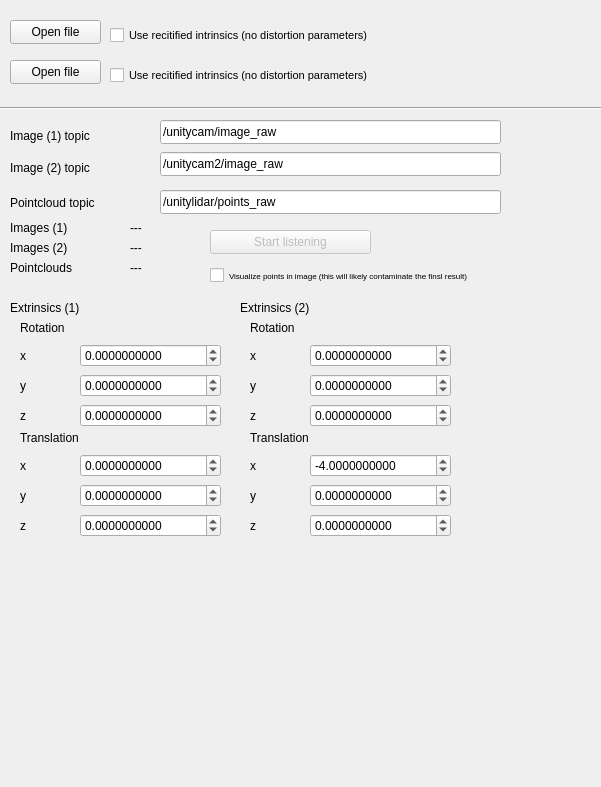
<?xml version="1.0" encoding="UTF-8"?>
<ui version="4.0">
 <class>MainWindow</class>
 <widget class="QMainWindow" name="MainWindow">
  <property name="geometry">
   <rect>
    <x>0</x>
    <y>0</y>
    <width>601</width>
    <height>787</height>
   </rect>
  </property>
  <property name="windowTitle">
   <string>MainWindow</string>
  </property>
  <widget class="QWidget" name="centralwidget">
   <widget class="QPushButton" name="pushButtonOpenFile">
    <property name="geometry">
     <rect>
      <x>10</x>
      <y>20</y>
      <width>91</width>
      <height>24</height>
     </rect>
    </property>
    <property name="text">
     <string>Open file</string>
    </property>
   </widget>
   <widget class="QCheckBox" name="checkBoxRect">
    <property name="geometry">
     <rect>
      <x>110</x>
      <y>20</y>
      <width>341</width>
      <height>31</height>
     </rect>
    </property>
    <property name="font">
     <font>
      <pointsize>8</pointsize>
     </font>
    </property>
    <property name="text">
     <string>Use recitified intrinsics (no distortion parameters)</string>
    </property>
   </widget>
   <widget class="Line" name="line">
    <property name="geometry">
     <rect>
      <x>-60</x>
      <y>100</y>
      <width>901</width>
      <height>16</height>
     </rect>
    </property>
    <property name="orientation">
     <enum>Qt::Horizontal</enum>
    </property>
   </widget>
   <widget class="QPushButton" name="pushButtonStart">
    <property name="enabled">
     <bool>false</bool>
    </property>
    <property name="geometry">
     <rect>
      <x>210</x>
      <y>230</y>
      <width>161</width>
      <height>24</height>
     </rect>
    </property>
    <property name="text">
     <string>Start listening</string>
    </property>
   </widget>
   <widget class="QLineEdit" name="lineEditTopicImage">
    <property name="geometry">
     <rect>
      <x>160</x>
      <y>120</y>
      <width>341</width>
      <height>24</height>
     </rect>
    </property>
    <property name="text">
     <string>/unitycam/image_raw</string>
    </property>
   </widget>
   <widget class="QLineEdit" name="lineEditTopicPointcloud">
    <property name="geometry">
     <rect>
      <x>160</x>
      <y>190</y>
      <width>341</width>
      <height>24</height>
     </rect>
    </property>
    <property name="text">
     <string>/unitylidar/points_raw</string>
    </property>
   </widget>
   <widget class="QLabel" name="label_7">
    <property name="geometry">
     <rect>
      <x>10</x>
      <y>128</y>
      <width>141</width>
      <height>16</height>
     </rect>
    </property>
    <property name="text">
     <string>Image (1) topic</string>
    </property>
   </widget>
   <widget class="QLabel" name="label_8">
    <property name="geometry">
     <rect>
      <x>10</x>
      <y>195</y>
      <width>141</width>
      <height>16</height>
     </rect>
    </property>
    <property name="text">
     <string>Pointcloud topic</string>
    </property>
   </widget>
   <widget class="QLabel" name="labelCount">
    <property name="geometry">
     <rect>
      <x>130</x>
      <y>220</y>
      <width>75</width>
      <height>16</height>
     </rect>
    </property>
    <property name="text">
     <string>---</string>
    </property>
   </widget>
   <widget class="QLabel" name="labelCountI">
    <property name="geometry">
     <rect>
      <x>130</x>
      <y>260</y>
      <width>75</width>
      <height>16</height>
     </rect>
    </property>
    <property name="text">
     <string>---</string>
    </property>
   </widget>
   <widget class="QLabel" name="label_9">
    <property name="geometry">
     <rect>
      <x>10</x>
      <y>220</y>
      <width>81</width>
      <height>16</height>
     </rect>
    </property>
    <property name="text">
     <string>Images (1)</string>
    </property>
   </widget>
   <widget class="QLabel" name="label_10">
    <property name="geometry">
     <rect>
      <x>10</x>
      <y>260</y>
      <width>91</width>
      <height>16</height>
     </rect>
    </property>
    <property name="text">
     <string>Pointclouds</string>
    </property>
   </widget>
   <widget class="QWidget" name="horizontalLayoutWidget">
    <property name="geometry">
     <rect>
      <x>20</x>
      <y>340</y>
      <width>201</width>
      <height>31</height>
     </rect>
    </property>
    <layout class="QHBoxLayout" name="horizontalLayout">
     <item>
      <widget class="QLabel" name="label_11">
       <property name="text">
        <string>x</string>
       </property>
      </widget>
     </item>
     <item>
      <widget class="QDoubleSpinBox" name="rx">
       <property name="decimals">
        <number>10</number>
       </property>
       <property name="minimum">
        <double>-100000.000000000000000</double>
       </property>
       <property name="maximum">
        <double>100000.000000000000000</double>
       </property>
      </widget>
     </item>
    </layout>
   </widget>
   <widget class="QWidget" name="horizontalLayoutWidget_2">
    <property name="geometry">
     <rect>
      <x>20</x>
      <y>400</y>
      <width>201</width>
      <height>31</height>
     </rect>
    </property>
    <layout class="QHBoxLayout" name="horizontalLayout_2">
     <item>
      <widget class="QLabel" name="label_12">
       <property name="text">
        <string>z</string>
       </property>
      </widget>
     </item>
     <item>
      <widget class="QDoubleSpinBox" name="rz">
       <property name="decimals">
        <number>10</number>
       </property>
       <property name="minimum">
        <double>-100000.000000000000000</double>
       </property>
       <property name="maximum">
        <double>100000.000000000000000</double>
       </property>
      </widget>
     </item>
    </layout>
   </widget>
   <widget class="QWidget" name="horizontalLayoutWidget_3">
    <property name="geometry">
     <rect>
      <x>20</x>
      <y>370</y>
      <width>201</width>
      <height>31</height>
     </rect>
    </property>
    <layout class="QHBoxLayout" name="horizontalLayout_3">
     <item>
      <widget class="QLabel" name="label_13">
       <property name="text">
        <string>y</string>
       </property>
      </widget>
     </item>
     <item>
      <widget class="QDoubleSpinBox" name="ry">
       <property name="decimals">
        <number>10</number>
       </property>
       <property name="minimum">
        <double>-100000.000000000000000</double>
       </property>
       <property name="maximum">
        <double>100000.000000000000000</double>
       </property>
      </widget>
     </item>
    </layout>
   </widget>
   <widget class="QLabel" name="label_14">
    <property name="geometry">
     <rect>
      <x>20</x>
      <y>320</y>
      <width>75</width>
      <height>16</height>
     </rect>
    </property>
    <property name="text">
     <string>Rotation</string>
    </property>
   </widget>
   <widget class="QLabel" name="label_15">
    <property name="geometry">
     <rect>
      <x>10</x>
      <y>300</y>
      <width>121</width>
      <height>16</height>
     </rect>
    </property>
    <property name="text">
     <string>Extrinsics (1)</string>
    </property>
   </widget>
   <widget class="QWidget" name="horizontalLayoutWidget_4">
    <property name="geometry">
     <rect>
      <x>20</x>
      <y>450</y>
      <width>201</width>
      <height>31</height>
     </rect>
    </property>
    <layout class="QHBoxLayout" name="horizontalLayout_7">
     <item>
      <widget class="QLabel" name="label_16">
       <property name="text">
        <string>x</string>
       </property>
      </widget>
     </item>
     <item>
      <widget class="QDoubleSpinBox" name="tx">
       <property name="decimals">
        <number>10</number>
       </property>
       <property name="minimum">
        <double>-100000.000000000000000</double>
       </property>
       <property name="maximum">
        <double>100000.000000000000000</double>
       </property>
      </widget>
     </item>
    </layout>
   </widget>
   <widget class="QLabel" name="label_17">
    <property name="geometry">
     <rect>
      <x>20</x>
      <y>430</y>
      <width>101</width>
      <height>16</height>
     </rect>
    </property>
    <property name="text">
     <string>Translation</string>
    </property>
   </widget>
   <widget class="QWidget" name="horizontalLayoutWidget_5">
    <property name="geometry">
     <rect>
      <x>20</x>
      <y>480</y>
      <width>201</width>
      <height>31</height>
     </rect>
    </property>
    <layout class="QHBoxLayout" name="horizontalLayout_8">
     <item>
      <widget class="QLabel" name="label_18">
       <property name="text">
        <string>y</string>
       </property>
      </widget>
     </item>
     <item>
      <widget class="QDoubleSpinBox" name="ty">
       <property name="decimals">
        <number>10</number>
       </property>
       <property name="minimum">
        <double>-100000.000000000000000</double>
       </property>
       <property name="maximum">
        <double>100000.000000000000000</double>
       </property>
      </widget>
     </item>
    </layout>
   </widget>
   <widget class="QWidget" name="horizontalLayoutWidget_6">
    <property name="geometry">
     <rect>
      <x>20</x>
      <y>510</y>
      <width>201</width>
      <height>31</height>
     </rect>
    </property>
    <layout class="QHBoxLayout" name="horizontalLayout_9">
     <item>
      <widget class="QLabel" name="label_19">
       <property name="text">
        <string>z</string>
       </property>
      </widget>
     </item>
     <item>
      <widget class="QDoubleSpinBox" name="tz">
       <property name="decimals">
        <number>10</number>
       </property>
       <property name="minimum">
        <double>-100000.000000000000000</double>
       </property>
       <property name="maximum">
        <double>100000.000000000000000</double>
       </property>
      </widget>
     </item>
    </layout>
   </widget>
   <widget class="QCheckBox" name="checkBoxRect_2">
    <property name="geometry">
     <rect>
      <x>110</x>
      <y>60</y>
      <width>341</width>
      <height>31</height>
     </rect>
    </property>
    <property name="font">
     <font>
      <pointsize>8</pointsize>
     </font>
    </property>
    <property name="text">
     <string>Use recitified intrinsics (no distortion parameters)</string>
    </property>
   </widget>
   <widget class="QPushButton" name="pushButtonOpenFile_2">
    <property name="geometry">
     <rect>
      <x>10</x>
      <y>60</y>
      <width>91</width>
      <height>24</height>
     </rect>
    </property>
    <property name="text">
     <string>Open file</string>
    </property>
   </widget>
   <widget class="QWidget" name="horizontalLayoutWidget_7">
    <property name="geometry">
     <rect>
      <x>250</x>
      <y>340</y>
      <width>201</width>
      <height>31</height>
     </rect>
    </property>
    <layout class="QHBoxLayout" name="horizontalLayout_4">
     <item>
      <widget class="QLabel" name="label_20">
       <property name="text">
        <string>x</string>
       </property>
      </widget>
     </item>
     <item>
      <widget class="QDoubleSpinBox" name="rx_2">
       <property name="decimals">
        <number>10</number>
       </property>
       <property name="minimum">
        <double>-100000.000000000000000</double>
       </property>
       <property name="maximum">
        <double>100000.000000000000000</double>
       </property>
      </widget>
     </item>
    </layout>
   </widget>
   <widget class="QLabel" name="label_21">
    <property name="geometry">
     <rect>
      <x>240</x>
      <y>300</y>
      <width>121</width>
      <height>16</height>
     </rect>
    </property>
    <property name="text">
     <string>Extrinsics (2)</string>
    </property>
   </widget>
   <widget class="QWidget" name="horizontalLayoutWidget_8">
    <property name="geometry">
     <rect>
      <x>250</x>
      <y>510</y>
      <width>201</width>
      <height>31</height>
     </rect>
    </property>
    <layout class="QHBoxLayout" name="horizontalLayout_10">
     <item>
      <widget class="QLabel" name="label_22">
       <property name="text">
        <string>z</string>
       </property>
      </widget>
     </item>
     <item>
      <widget class="QDoubleSpinBox" name="tz_2">
       <property name="decimals">
        <number>10</number>
       </property>
       <property name="minimum">
        <double>-100000.000000000000000</double>
       </property>
       <property name="maximum">
        <double>100000.000000000000000</double>
       </property>
      </widget>
     </item>
    </layout>
   </widget>
   <widget class="QLabel" name="label_23">
    <property name="geometry">
     <rect>
      <x>250</x>
      <y>320</y>
      <width>75</width>
      <height>16</height>
     </rect>
    </property>
    <property name="text">
     <string>Rotation</string>
    </property>
   </widget>
   <widget class="QWidget" name="horizontalLayoutWidget_9">
    <property name="geometry">
     <rect>
      <x>250</x>
      <y>480</y>
      <width>201</width>
      <height>31</height>
     </rect>
    </property>
    <layout class="QHBoxLayout" name="horizontalLayout_11">
     <item>
      <widget class="QLabel" name="label_24">
       <property name="text">
        <string>y</string>
       </property>
      </widget>
     </item>
     <item>
      <widget class="QDoubleSpinBox" name="ty_2">
       <property name="decimals">
        <number>10</number>
       </property>
       <property name="minimum">
        <double>-100000.000000000000000</double>
       </property>
       <property name="maximum">
        <double>100000.000000000000000</double>
       </property>
      </widget>
     </item>
    </layout>
   </widget>
   <widget class="QWidget" name="horizontalLayoutWidget_10">
    <property name="geometry">
     <rect>
      <x>250</x>
      <y>400</y>
      <width>201</width>
      <height>31</height>
     </rect>
    </property>
    <layout class="QHBoxLayout" name="horizontalLayout_5">
     <item>
      <widget class="QLabel" name="label_25">
       <property name="text">
        <string>z</string>
       </property>
      </widget>
     </item>
     <item>
      <widget class="QDoubleSpinBox" name="rz_2">
       <property name="decimals">
        <number>10</number>
       </property>
       <property name="minimum">
        <double>-100000.000000000000000</double>
       </property>
       <property name="maximum">
        <double>100000.000000000000000</double>
       </property>
      </widget>
     </item>
    </layout>
   </widget>
   <widget class="QWidget" name="horizontalLayoutWidget_11">
    <property name="geometry">
     <rect>
      <x>250</x>
      <y>370</y>
      <width>201</width>
      <height>31</height>
     </rect>
    </property>
    <layout class="QHBoxLayout" name="horizontalLayout_6">
     <item>
      <widget class="QLabel" name="label_26">
       <property name="text">
        <string>y</string>
       </property>
      </widget>
     </item>
     <item>
      <widget class="QDoubleSpinBox" name="ry_2">
       <property name="decimals">
        <number>10</number>
       </property>
       <property name="minimum">
        <double>-100000.000000000000000</double>
       </property>
       <property name="maximum">
        <double>100000.000000000000000</double>
       </property>
      </widget>
     </item>
    </layout>
   </widget>
   <widget class="QWidget" name="horizontalLayoutWidget_12">
    <property name="geometry">
     <rect>
      <x>250</x>
      <y>450</y>
      <width>201</width>
      <height>31</height>
     </rect>
    </property>
    <layout class="QHBoxLayout" name="horizontalLayout_12">
     <item>
      <widget class="QLabel" name="label_27">
       <property name="text">
        <string>x</string>
       </property>
      </widget>
     </item>
     <item>
      <widget class="QDoubleSpinBox" name="tx_2">
       <property name="decimals">
        <number>10</number>
       </property>
       <property name="minimum">
        <double>-100000.000000000000000</double>
       </property>
       <property name="maximum">
        <double>100000.000000000000000</double>
       </property>
       <property name="value">
        <double>-4.000000000000000</double>
       </property>
      </widget>
     </item>
    </layout>
   </widget>
   <widget class="QLabel" name="label_28">
    <property name="geometry">
     <rect>
      <x>250</x>
      <y>430</y>
      <width>101</width>
      <height>16</height>
     </rect>
    </property>
    <property name="text">
     <string>Translation</string>
    </property>
   </widget>
   <widget class="QLineEdit" name="lineEditTopicImage_2">
    <property name="geometry">
     <rect>
      <x>160</x>
      <y>152</y>
      <width>341</width>
      <height>24</height>
     </rect>
    </property>
    <property name="text">
     <string>/unitycam2/image_raw</string>
    </property>
   </widget>
   <widget class="QLabel" name="label_29">
    <property name="geometry">
     <rect>
      <x>10</x>
      <y>160</y>
      <width>141</width>
      <height>16</height>
     </rect>
    </property>
    <property name="text">
     <string>Image (2) topic</string>
    </property>
   </widget>
   <widget class="QLabel" name="labelCount_2">
    <property name="geometry">
     <rect>
      <x>130</x>
      <y>240</y>
      <width>75</width>
      <height>16</height>
     </rect>
    </property>
    <property name="text">
     <string>---</string>
    </property>
   </widget>
   <widget class="QLabel" name="label_30">
    <property name="geometry">
     <rect>
      <x>10</x>
      <y>240</y>
      <width>81</width>
      <height>16</height>
     </rect>
    </property>
    <property name="text">
     <string>Images (2)</string>
    </property>
   </widget>
   <widget class="QCheckBox" name="checkBoxViz">
    <property name="geometry">
     <rect>
      <x>210</x>
      <y>260</y>
      <width>361</width>
      <height>31</height>
     </rect>
    </property>
    <property name="font">
     <font>
      <pointsize>6</pointsize>
     </font>
    </property>
    <property name="text">
     <string>Visualize points in image (this will likely contaminate the finsl result)</string>
    </property>
   </widget>
  </widget>
 </widget>
 <resources/>
 <connections>
  <connection>
   <sender>pushButtonOpenFile</sender>
   <signal>clicked()</signal>
   <receiver>MainWindow</receiver>
   <slot>slotPushButtonOpenFile()</slot>
   <hints>
    <hint type="sourcelabel">
     <x>80</x>
     <y>50</y>
    </hint>
    <hint type="destinationlabel">
     <x>152</x>
     <y>83</y>
    </hint>
   </hints>
  </connection>
  <connection>
   <sender>pushButtonStart</sender>
   <signal>clicked()</signal>
   <receiver>MainWindow</receiver>
   <slot>slotButtonStartPressed()</slot>
   <hints>
    <hint type="sourcelabel">
     <x>214</x>
     <y>253</y>
    </hint>
    <hint type="destinationlabel">
     <x>375</x>
     <y>546</y>
    </hint>
   </hints>
  </connection>
  <connection>
   <sender>pushButtonOpenFile_2</sender>
   <signal>clicked()</signal>
   <receiver>MainWindow</receiver>
   <slot>slotPushButtonOpenFile2()</slot>
   <hints>
    <hint type="sourcelabel">
     <x>51</x>
     <y>72</y>
    </hint>
    <hint type="destinationlabel">
     <x>494</x>
     <y>56</y>
    </hint>
   </hints>
  </connection>
 </connections>
 <slots>
  <slot>countSlot()</slot>
  <slot>slotPushButtonOpenFile()</slot>
  <slot>slotButtonStartPressed()</slot>
  <slot>slotPushButtonOpenFile2()</slot>
 </slots>
</ui>
